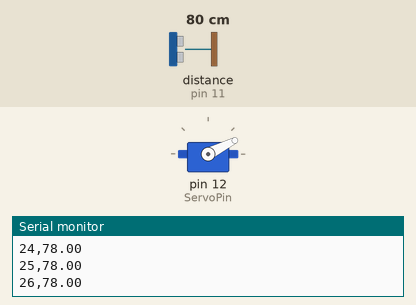
This sketch was run on a simulated Arduino Uno, built with avr-gcc and run on an emulated ATmega328P. Parts: servo, the last lines printed to the serial monitor. Wiring (inferred from the names in the program): ultrasonic range finder: trigger pin 10; echo pin 11. The inputs (shaded band) are chosen by the test bench; at power-on: distance to the obstacle (sensor on pin 11) 80 cm. The echo pulse lasts 58.3 µs per cm.

Above: at 1.29 s.
1.3 s: distance to the obstacle (sensor on pin 11) set to 2 cm
4.3 s: distance to the obstacle (sensor on pin 11) set to 250 cm
At 4.56 s:
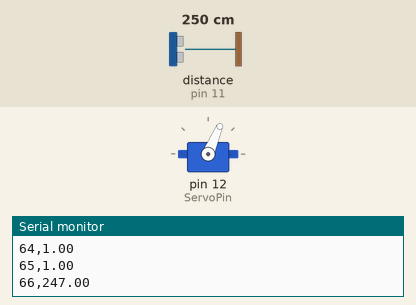
7.3 s: distance to the obstacle (sensor on pin 11) set to 4 cm
At 7.9 s:
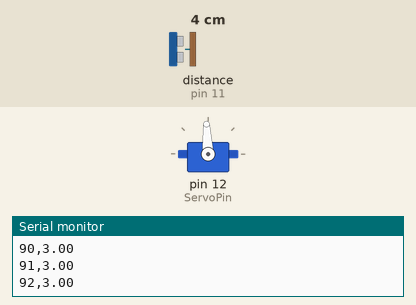
10.3 s: distance to the obstacle (sensor on pin 11) set to 18 cm
At 10.8 s:
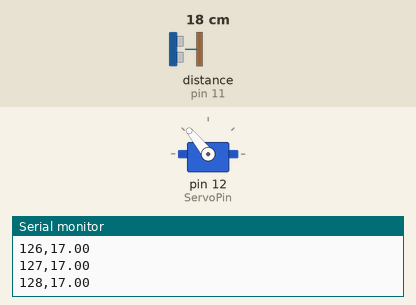
13.3 s: distance to the obstacle (sensor on pin 11) set to 60 cm
Timing chart, 0 to 17.3 s (numbered marks = the images above; inputs shaded):
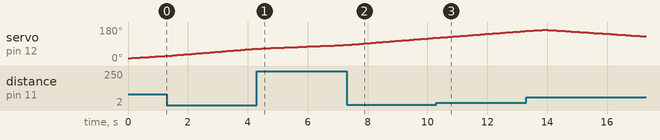

The sketch:

main.ino
```cpp
#include <Servo.h>

Servo micro_servo;

int pos = 0;

// Define Trigger, Echo and Servo pins of the Ultrasonic Sensor
const int trigPin = 10;
const int echoPin = 11;
const int ServoPin = 12;

float duration, distance;

void setup() {
  pinMode(trigPin, OUTPUT);
  pinMode(echoPin, INPUT);
  Serial.begin(9600);
  micro_servo.attach(ServoPin); // Define the pin to which the servo motor is attached
}

void loop() {
  for (pos = 15; pos <= 165; pos++) {
    micro_servo.write(pos);
    delay(25); // Pequeno delay para permitir que o servo alcance a posição
    read_ultrasonic_distance(pos);
  }
  for (pos = 165; pos >= 15; pos--) {
    micro_servo.write(pos);
    delay(25); // Pequeno delay para permitir que o servo alcance a posição
    read_ultrasonic_distance(pos);
  }
  delay(10);
}

void read_ultrasonic_distance(int angle) {
  long sum = 0;
  const int numReadings = 5; // Número de leituras para média

  for (int i = 0; i < numReadings; i++) {
    digitalWrite(trigPin, LOW);
    delayMicroseconds(2);

    digitalWrite(trigPin, HIGH);
    delayMicroseconds(10);
    digitalWrite(trigPin, LOW);

    duration = pulseIn(echoPin, HIGH);
    distance = duration * 0.034 / 2;

    sum += distance;
    delay(10); // Pequeno delay entre leituras
  }

  distance = sum / numReadings; // Calcula a média das leituras

  Serial.print(angle);
  Serial.print(",");
  Serial.println(distance);
}
```

Measured:
- by itself, servo on pin 12 (ServoPin): rises from 159° to 165° in 0.48 s, then falls to 130° in 3.4 s
